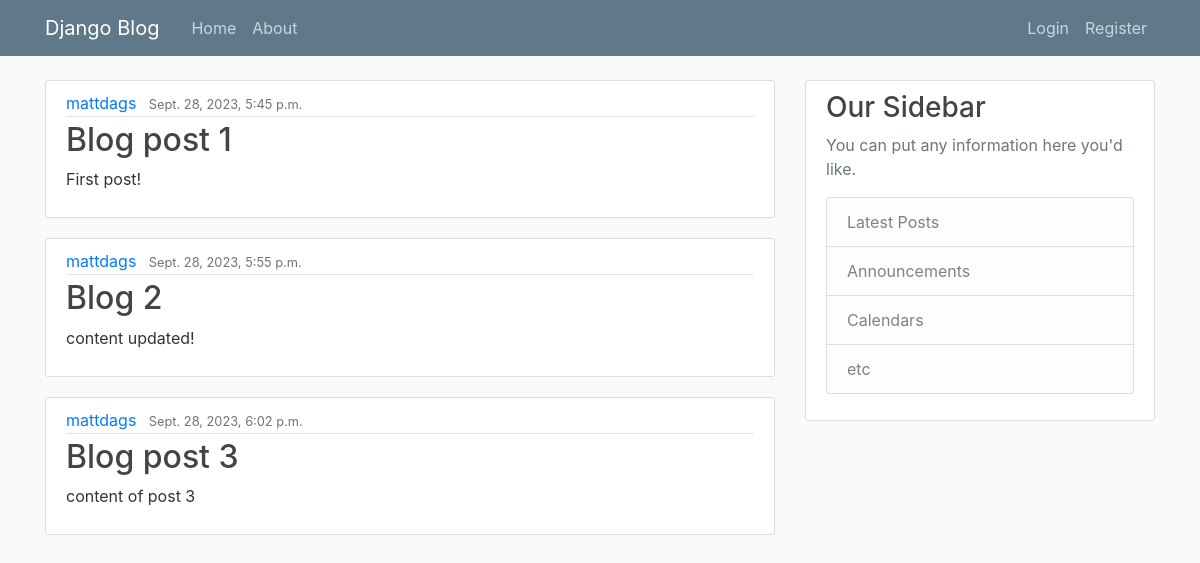
The page / on the database its author committed.
### blog/models.py (models this page shows, shortened)
class Post(models.Model):
    title = models.CharField(max_length=100, default="")
    content = models.TextField(default="")
    date_posted = models.DateTimeField(default=timezone.now)
    author = models.ForeignKey(User, on_delete=models.CASCADE, default="")

### blog/views.py (the view)
# urls.py: 2. Add a URL to urlpatterns:  path('', views.home, name='home')
def home(request):
    context = {"posts": Post.objects.all()}
    return render(request, "blog/home.html", context)

### blog/templates/blog/home.html
{% extends "blog/base.html" %} {% block content %} {% for post in posts %}
<article class="media content-section">
  <div class="media-body">
    <div class="article-metadata">
      <a class="mr-2" href="#">{{ post.author }}</a>
      <small class="text-muted">{{ post.date_posted }}</small>
    </div>
    <h2><a class="article-title" href="#">{{ post.title }}</a></h2>
    <p class="article-content">{{ post.content }}</p>
  </div>
</article>
{% endfor %} {% endblock content %}

### blog/templates/blog/base.html (shortened to what this page needs)
{% load static %}
<!DOCTYPE html>
<html>
<head>
    <link rel="stylesheet" href="https://maxcdn.bootstrapcdn.com/bootstrap/4.0.0/css/bootstrap.min.css">
    <link rel="stylesheet" type="text/css" href="{% static 'blog/main.css' %}">
</head>
<body>
    <header class="site-header">
      <nav class="navbar navbar-expand-md navbar-dark bg-steel fixed-top">
        <div class="container">
          <a class="navbar-brand mr-4" href="{% url 'blog-home' %}">Django Blog</a>
          <div class="collapse navbar-collapse" id="navbarToggle">
            <div class="navbar-nav mr-auto">
              <a class="nav-item nav-link" href="{% url 'blog-home' %}">Home</a>
              <a class="nav-item nav-link" href="{% url 'blog-about' %}">About</a>
            </div>
            <div class="navbar-nav">
              <a class="nav-item nav-link" href="#">Login</a>
              <a class="nav-item nav-link" href="#">Register</a>
            </div>
          </div>
        </div>
      </nav>
    </header>
    <main role="main" class="container">
      <div class="row">
        <div class="col-md-8">
          {% block content %}{% endblock %}
        </div>
        <div class="col-md-4">
          <div class="content-section">
            <h3>Our Sidebar</h3>
            <p class='text-muted'>You can put any information here you'd like.
              <ul class="list-group">
                <li class="list-group-item list-group-item-light">Latest Posts</li>
                <li class="list-group-item list-group-item-light">Announcements</li>
                <li class="list-group-item list-group-item-light">Calendars</li>
                <li class="list-group-item list-group-item-light">etc</li>
              </ul>
            </p>
          </div>
        </div>
      </div>
    </main>
</body>
</html>

### blog/static/blog/main.css (style rules this page uses)
body { background: #fafafa; color: #333333; margin-top: 5rem; }
h1, h2, h3, h4, h5, h6 { color: #444444; }
ul { margin: 0; }
.bg-steel { background-color: #5f788a; }
.site-header .navbar-nav .nav-link { color: #cbd5db; }
.content-section { background: #ffffff; padding: 10px 20px; border: 1px solid #dddddd; border-radius: 3px; margin-bottom: 20px; }
.article-title { color: #444444; }
.article-content { white-space: pre-line; }
.article-metadata { padding-bottom: 1px; margin-bottom: 4px; border-bottom: 1px solid #e3e3e3; }

### rows shown on the page
Post: author "mattdags", date_posted "Sept. 28, 2023, 5:45 p.m.", title "Blog post 1", content "First post!"
Post: author "mattdags", date_posted "Sept. 28, 2023, 5:55 p.m.", title "Blog 2", content "content updated!"
Post: author "mattdags", date_posted "Sept. 28, 2023, 6:02 p.m.", title "Blog post 3", content "content of post 3"
